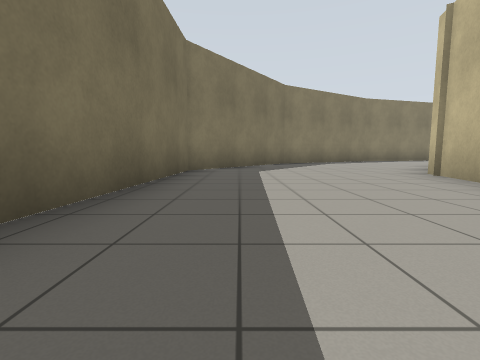
View 1 (above)

19 first-person views from a walk through a robot-simulator world made for Gazebo. The camera is 0.72 m above the floor, tilts 6° down and sees 85° across. The floor is counted in squares, 2 m on a side. Each view is taken from the middle of a square. On the plan, view 1 faces up. The plan holds only what a view shows up to about 9 squares ahead; the rest is blank.

View 2
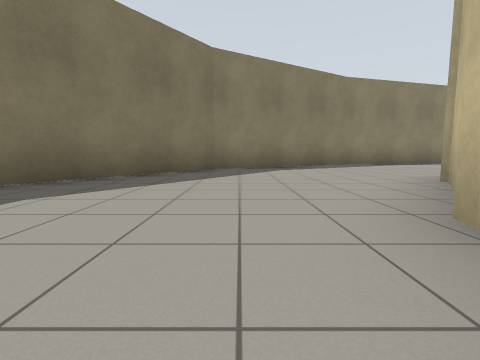

View 3
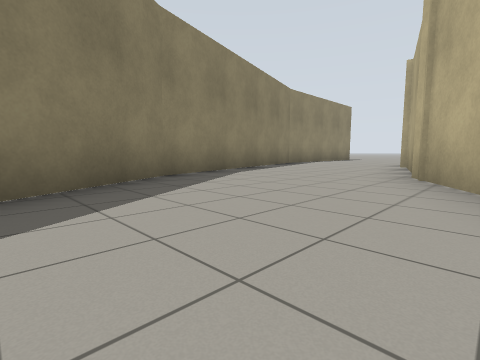

View 4
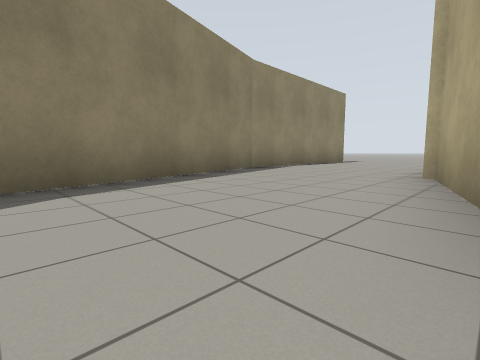

View 5
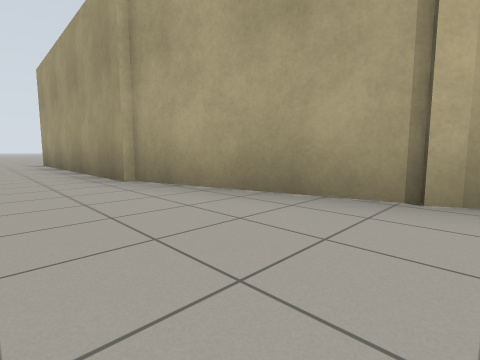

View 6
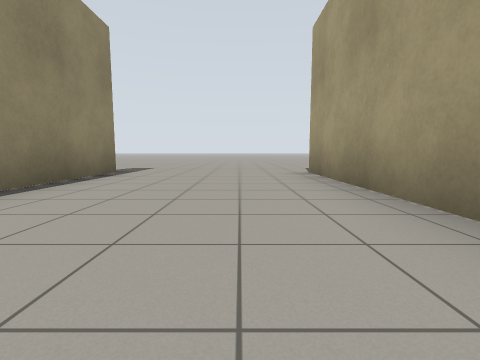

View 7
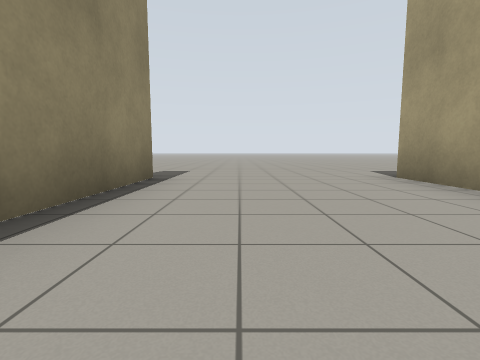

View 8
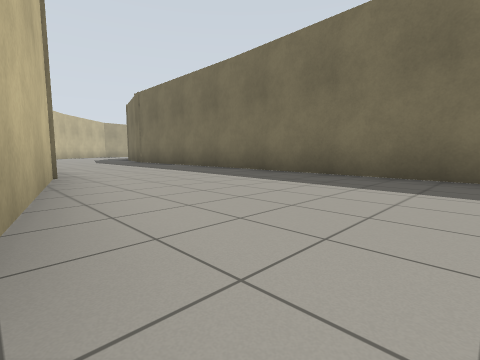

View 9
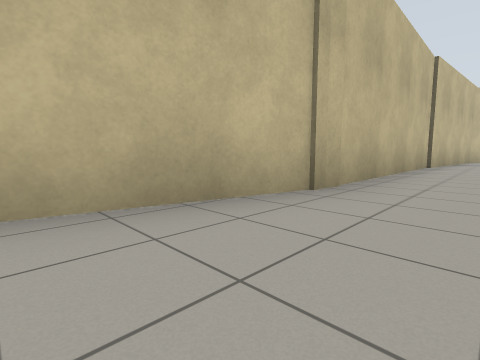

View 10
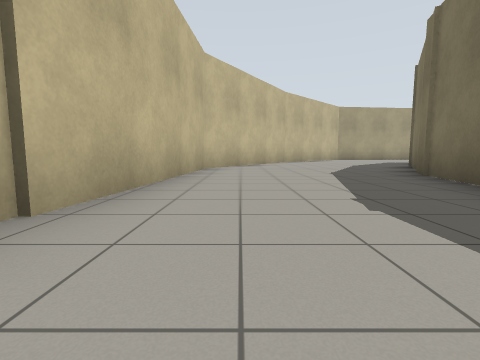

View 11
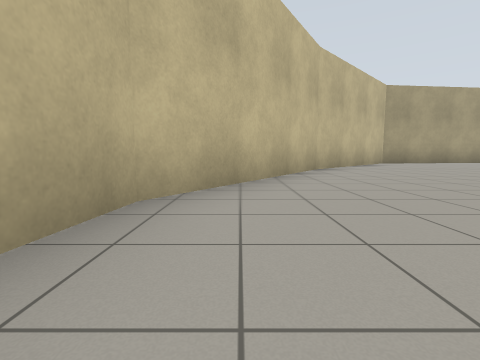

View 12
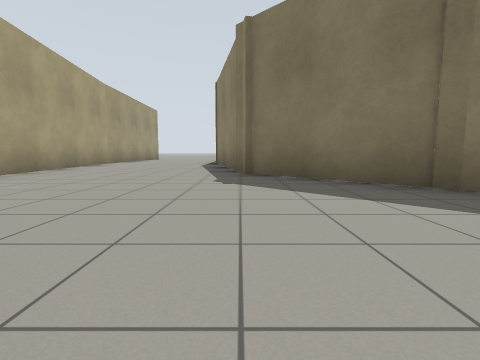

View 13
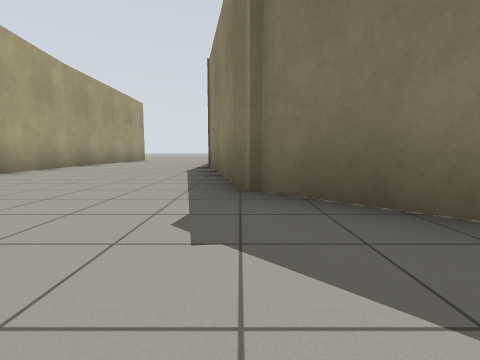

View 14
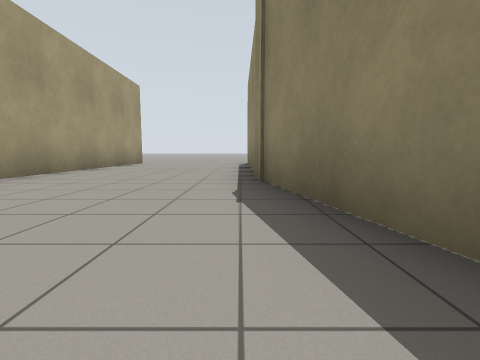

View 15
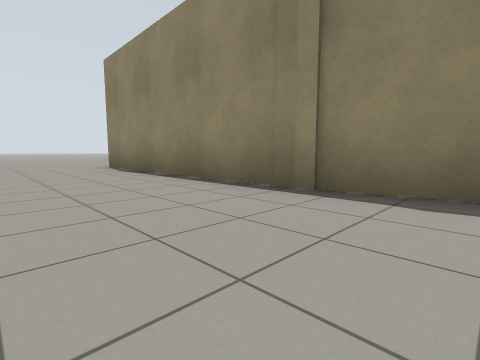

View 16
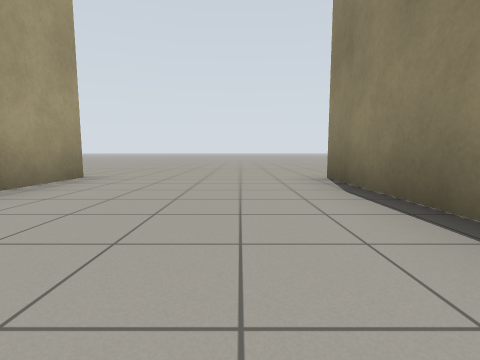

View 17
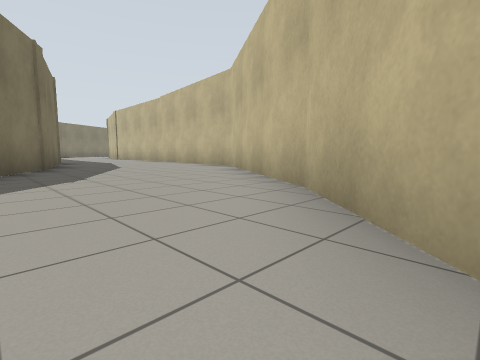

View 18
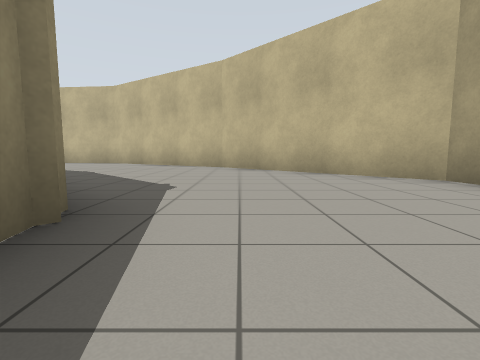

View 19
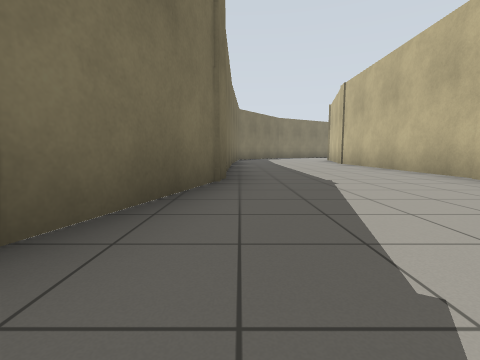

### Floor plan
Points are (right, up) in squares from view 1. A wall is a line through its corners. A room is listed if a view was taken in it or the views show most of it. See-through windows are left out.
Room 1 (views 1, 2, 3, 4, 5, 6, 7, 8, 9, 10, 11, 12, 13, 14, 15, 16, 17, 18, 19)
walls: (2.2, 0.3) (3.1, 4.2) (4.6, 6.3); (2.3, -4.5) (2.3, 0.7); (-1.2, -4.3) (-2.1, -7.6); (-1.8, -7) (-3.7, -10.2); (-3.3, -9.7) (-5.7, -12.1); (5.9, 7.1) (7.4, 7.9); (-0.7, -12.7) (1.8, -8.9) (2.2, -4.4); (6.9, 7.7) (10.4, 8.6); (-5.3, -11.9) (-9.8, -12.8); (5.1, 10.7) (1.4, 8.6) (-1, 5.2) (-1.4, -3.6); (10.1, 8.7) (15.8, 8.7); (-9.1, -12.7) (-14.8, -12.7); (10.7, 12.3) (4.9, 10.7); (15.8, 12.2) (10.6, 12.2); (-14.8, -16.2) (-9.5, -16.2) (-3.7, -15.6) (-0.6, -12.6)
ways out: opening at (-15.5, -13); opening at (16.5, 12)

Positions as (right, up) in squares from view 1, and headings:
1: (0, 0), facing up
2: (2, 3), facing up
3: (3, 7), facing up-right
4: (6, 8), facing up-right
5: (7, 10), facing down-right
6: (11, 10), facing right
7: (12, 11), facing right
8: (3, 5), facing down-left
9: (1, 3), facing down-right
10: (1, -3), facing down
11: (1, -7), facing down
12: (-1, -12), facing left
13: (-3, -12), facing left
14: (-6, -13), facing left
15: (-8, -15), facing up-left
16: (-11, -14), facing left
17: (-3, -14), facing up-right
18: (-7, -13), facing right
19: (-1, -8), facing up
